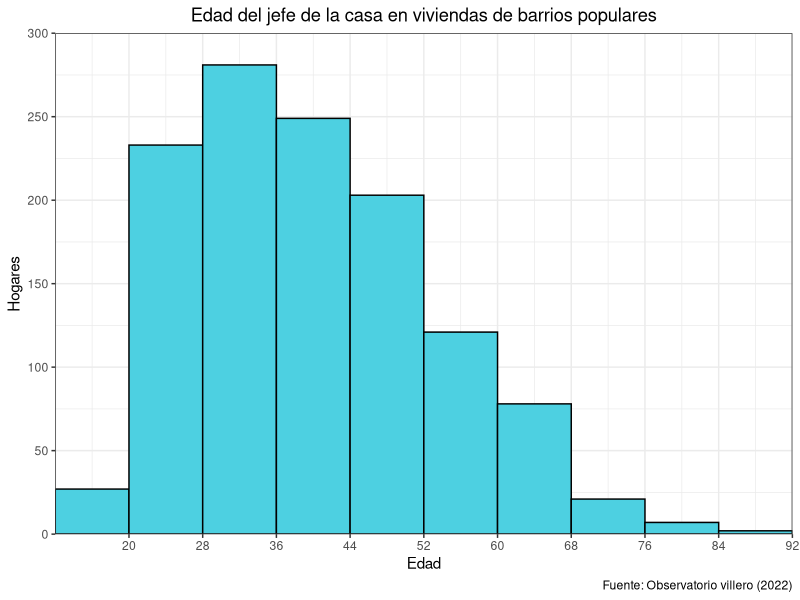

Source code (R):
install.packages("tidyverse")

library(readxl)
library(ggplot2)

# Leo el xlsx
df = read_excel("Datos_LP.xlsx", sheet = "FILTRO");

data=data.frame(value=df$`Edad jefe/a del hogar`)

# Histograma
ggplot(data, aes(value)) + 
  geom_histogram(binwidth = 8, fill="#4dd0e1", color="black") +
  scale_x_continuous(name="Edad", expand = c(0, 0), breaks=seq(20,92,8)) +
  labs(title = "Edad del jefe de la casa en viviendas de barrios populares",
       caption = "Fuente: Observatorio villero (2022)") +
  theme_bw() +
  theme(plot.title = element_text(hjust = 0.5)) +
  scale_y_continuous(name="Hogares", expand=c(0,0), limits = c(0,300), breaks=seq(0,300,50))
